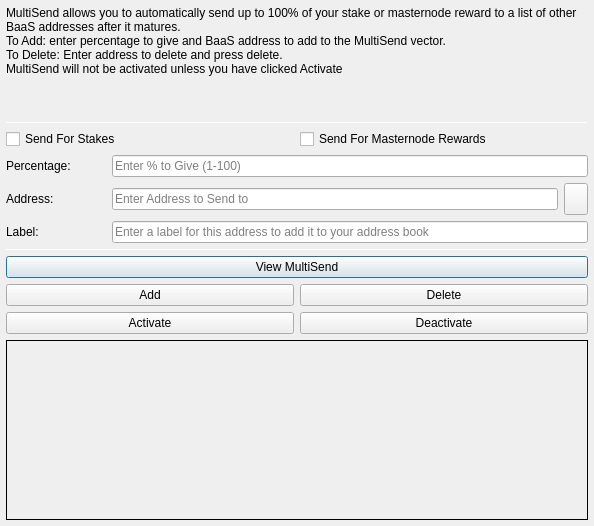
<?xml version="1.0" encoding="UTF-8"?>
<ui version="4.0">
 <class>MultiSendDialog</class>
 <widget class="QDialog" name="MultiSendDialog">
  <property name="windowModality">
   <enum>Qt::NonModal</enum>
  </property>
  <property name="geometry">
   <rect>
    <x>0</x>
    <y>0</y>
    <width>594</width>
    <height>526</height>
   </rect>
  </property>
  <property name="windowTitle">
   <string>MultiSend</string>
  </property>
  <layout class="QVBoxLayout" name="verticalLayout" stretch="0">
   <property name="leftMargin">
    <number>6</number>
   </property>
   <property name="topMargin">
    <number>6</number>
   </property>
   <property name="rightMargin">
    <number>6</number>
   </property>
   <property name="bottomMargin">
    <number>6</number>
   </property>
   <item>
    <layout class="QVBoxLayout" name="verticalLayout_Main" stretch="1,1,1,0,1,1,1">
     <item>
      <widget class="QLabel" name="label_2">
       <property name="lineWidth">
        <number>1</number>
       </property>
       <property name="text">
        <string>MultiSend allows you to automatically send up to 100% of your stake or masternode reward to a list of other BaaS addresses after it matures.
To Add: enter percentage to give and BaaS address to add to the MultiSend vector.
To Delete: Enter address to delete and press delete.
MultiSend will not be activated unless you have clicked Activate</string>
       </property>
       <property name="alignment">
        <set>Qt::AlignLeading|Qt::AlignLeft|Qt::AlignTop</set>
       </property>
       <property name="wordWrap">
        <bool>true</bool>
       </property>
      </widget>
     </item>
     <item>
      <widget class="Line" name="line">
       <property name="minimumSize">
        <size>
         <width>0</width>
         <height>1</height>
        </size>
       </property>
       <property name="maximumSize">
        <size>
         <width>16777215</width>
         <height>1</height>
        </size>
       </property>
       <property name="orientation">
        <enum>Qt::Horizontal</enum>
       </property>
      </widget>
     </item>
     <item>
      <layout class="QVBoxLayout" name="verticalLayout_Settings">
       <item>
        <layout class="QHBoxLayout" name="horizontalLayout">
         <item>
          <widget class="QCheckBox" name="multiSendStakeCheckBox">
           <property name="text">
            <string>Send For Stakes</string>
           </property>
          </widget>
         </item>
         <item>
          <widget class="QCheckBox" name="multiSendMasternodeCheckBox">
           <property name="text">
            <string>Send For Masternode Rewards</string>
           </property>
          </widget>
         </item>
        </layout>
       </item>
       <item>
        <layout class="QHBoxLayout" name="horizontalLayout_6">
         <item>
          <widget class="QLabel" name="label">
           <property name="minimumSize">
            <size>
             <width>100</width>
             <height>0</height>
            </size>
           </property>
           <property name="toolTip">
            <string>Percentage of stake to send</string>
           </property>
           <property name="text">
            <string>Percentage:</string>
           </property>
          </widget>
         </item>
         <item>
          <widget class="QLineEdit" name="multiSendPercentEdit">
           <property name="toolTip">
            <string>Enter whole numbers 1 - 100</string>
           </property>
           <property name="placeholderText">
            <string>Enter % to Give (1-100)</string>
           </property>
          </widget>
         </item>
        </layout>
       </item>
       <item>
        <layout class="QHBoxLayout" name="horizontalLayout_7">
         <item>
          <widget class="QLabel" name="label_5">
           <property name="minimumSize">
            <size>
             <width>100</width>
             <height>0</height>
            </size>
           </property>
           <property name="toolTip">
            <string>Address to send portion of stake to</string>
           </property>
           <property name="text">
            <string>Address:</string>
           </property>
          </widget>
         </item>
         <item>
          <widget class="QLineEdit" name="multiSendAddressEdit">
           <property name="toolTip">
            <string/>
           </property>
           <property name="placeholderText">
            <string>Enter Address to Send to</string>
           </property>
          </widget>
         </item>
         <item>
          <widget class="QToolButton" name="addressBookButton">
           <property name="maximumSize">
            <size>
             <width>16777215</width>
             <height>32</height>
            </size>
           </property>
           <property name="toolTip">
            <string>Choose an address from the address book</string>
           </property>
           <property name="text">
            <string/>
           </property>
           <property name="icon">
            <iconset resource="../baas.qrc">
             <normaloff>:/icons/address-book</normaloff>:/icons/address-book</iconset>
           </property>
           <property name="shortcut">
            <string>Alt+A</string>
           </property>
          </widget>
         </item>
        </layout>
       </item>
      </layout>
     </item>
     <item>
      <layout class="QHBoxLayout" name="horizontalLayout_3">
       <item>
        <widget class="QLabel" name="label_3">
         <property name="minimumSize">
          <size>
           <width>100</width>
           <height>0</height>
          </size>
         </property>
         <property name="text">
          <string>Label:</string>
         </property>
        </widget>
       </item>
       <item>
        <widget class="QLineEdit" name="labelAddressLabelEdit">
         <property name="placeholderText">
          <string>Enter a label for this address to add it to your address book</string>
         </property>
        </widget>
       </item>
      </layout>
     </item>
     <item>
      <widget class="Line" name="line_2">
       <property name="minimumSize">
        <size>
         <width>0</width>
         <height>1</height>
        </size>
       </property>
       <property name="maximumSize">
        <size>
         <width>16777215</width>
         <height>1</height>
        </size>
       </property>
       <property name="orientation">
        <enum>Qt::Horizontal</enum>
       </property>
      </widget>
     </item>
     <item>
      <layout class="QVBoxLayout" name="verticalLayout_Buttons">
       <item>
        <layout class="QHBoxLayout" name="horizontalLayout_4">
         <item>
          <widget class="QPushButton" name="viewButton">
           <property name="toolTip">
            <string/>
           </property>
           <property name="statusTip">
            <string>View MultiSend Vector</string>
           </property>
           <property name="text">
            <string>View MultiSend</string>
           </property>
          </widget>
         </item>
        </layout>
       </item>
       <item>
        <layout class="QHBoxLayout" name="horizontalLayout_2">
         <item>
          <widget class="QPushButton" name="addButton">
           <property name="toolTip">
            <string/>
           </property>
           <property name="statusTip">
            <string>Add to MultiSend Vector</string>
           </property>
           <property name="text">
            <string>Add</string>
           </property>
          </widget>
         </item>
         <item>
          <widget class="QPushButton" name="deleteButton">
           <property name="toolTip">
            <string/>
           </property>
           <property name="statusTip">
            <string>Delete Address From MultiSend Vector</string>
           </property>
           <property name="text">
            <string>Delete</string>
           </property>
          </widget>
         </item>
        </layout>
       </item>
       <item>
        <layout class="QHBoxLayout" name="horizontalLayout_5">
         <item>
          <widget class="QPushButton" name="activateButton">
           <property name="statusTip">
            <string>Activate MultiSend</string>
           </property>
           <property name="text">
            <string>Activate</string>
           </property>
          </widget>
         </item>
         <item>
          <widget class="QPushButton" name="disableButton">
           <property name="statusTip">
            <string>Deactivate MultiSend</string>
           </property>
           <property name="text">
            <string>Deactivate</string>
           </property>
          </widget>
         </item>
        </layout>
       </item>
      </layout>
     </item>
     <item>
      <widget class="QLabel" name="message">
       <property name="minimumSize">
        <size>
         <width>0</width>
         <height>180</height>
        </size>
       </property>
       <property name="frameShape">
        <enum>QFrame::Panel</enum>
       </property>
       <property name="frameShadow">
        <enum>QFrame::Plain</enum>
       </property>
       <property name="lineWidth">
        <number>1</number>
       </property>
       <property name="midLineWidth">
        <number>1</number>
       </property>
       <property name="text">
        <string/>
       </property>
       <property name="alignment">
        <set>Qt::AlignLeading|Qt::AlignLeft|Qt::AlignTop</set>
       </property>
       <property name="wordWrap">
        <bool>true</bool>
       </property>
      </widget>
     </item>
    </layout>
   </item>
  </layout>
 </widget>
 <resources>
  <include location="../baas.qrc"/>
 </resources>
 <connections/>
</ui>
